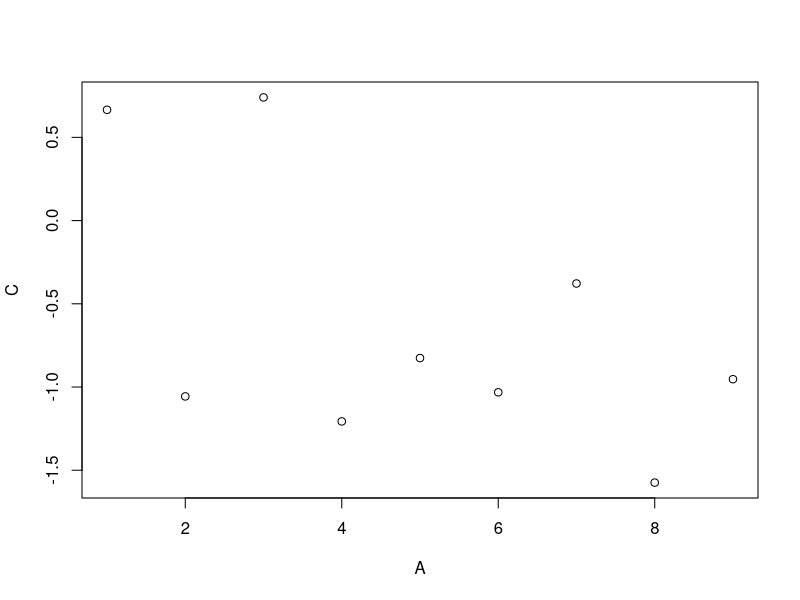

This figure's R source:
# Pacote data.table

# Configurando o diretório de trabalho
setwd("C:/Users/Julia/Desktop/CienciaDeDados/1.Big-Data-Analytics-com-R-e-Microsoft-Azure-Machine-Learning/7.Manipulacao-de-Dados-com-R")
getwd()


# Instalando e carregando pacotes

install.packages("data.table")

library(data.table)
library(plyr)
library(dplyr)



# - Objeto data.table herda de data.frame.
# - O pacote data.table oferece melhoria na performance do que o data.frame.



# Criando um data.table

vec1 <- c(1, 2, 3, 4)
vec2 <- c('Vermelho', 'verde', 'Azul', 'Laranja')

dt1 <- data.table(vec1, vec2)
dt1
class(dt1)



# Aplicando Slicing no data,table

dt2 <- data.table(A = 1:9, B = c('Z', 'W', 'Q'), C = rnorm(9), D = TRUE)
dt2

dt2_sl1 <- dt2[3:5, ]
dt2_sl1

dt2_sl2 <- dt2[, .(B, C)]
dt2_sl2

# Aplicando função ao data.table

dt2_funcao1 <- dt2[, .(Total_Col_A = sum(A), Mean_Col_C = mean(C))]
dt2_funcao1

dt2_funcao2 <- dt2[, plot(A, C)]

dt2_funcao3 <- dt2[, .(MySum_Col_A = sum(A)), by = .(Grp = A%%2)]
dt2_funcao3


# Definindo os valores por grupos

dt3 <- data.table(B = c('a', 'b', 'c', 'd', 'e', 'a', 'b', 'c', 'd', 'e'),
                  val = as.integer(c(6:10, 1:5)))
dt3



# Operações com data.tables

dt4 <- data.table(A = rep(letters[2:1], each = 4L),
                  B = rep(1:4, each = 2L),
                  C = sample(8))
dt4

dt4_op1 <- dt4[, sum(C), by = A]
dt4_op1

dt4_op2 <- dt4_op1[order(A)]
dt4_op2

dt4_op3 <- dt4[, sum(B), by = A][order(A)]
dt4_op3




# Iris

dt_iris <- as.data.table(iris)
dt_iris

dt_iris2 <- dt_iris[, .(Sepal.Length = median(Sepal.Length),
                        Sepal.Width = median(Sepal.Width),
                        Petal.Length = median(Petal.Length),
                        Petal.Width = median(Petal.Width)),
                    by = Species]

dt_iris2



# com o pacote dplyr

dt_iris_dplyr <- dt_iris %>%
  group_by(Species) %>%
  summarise(Sepal.Length = median(Sepal.Length),
            Sepal.Width = median(Sepal.Width),
            Petal.Length = median(Petal.Length),
            Petal.Width = median(Petal.Width))

dt_iris_dplyr




# - O parâmetro .SD significa Subset Data e um subset é criado considerando a coluna Species e depois é calculda 
# - a mediana. O resultado deve ser igual ao comando anterior. 
# - O .SD faz parte da notação do pacote data.table.

dt_iris3 <- dt_iris[, lapply(.SD, median), by = Species]
dt_iris3








